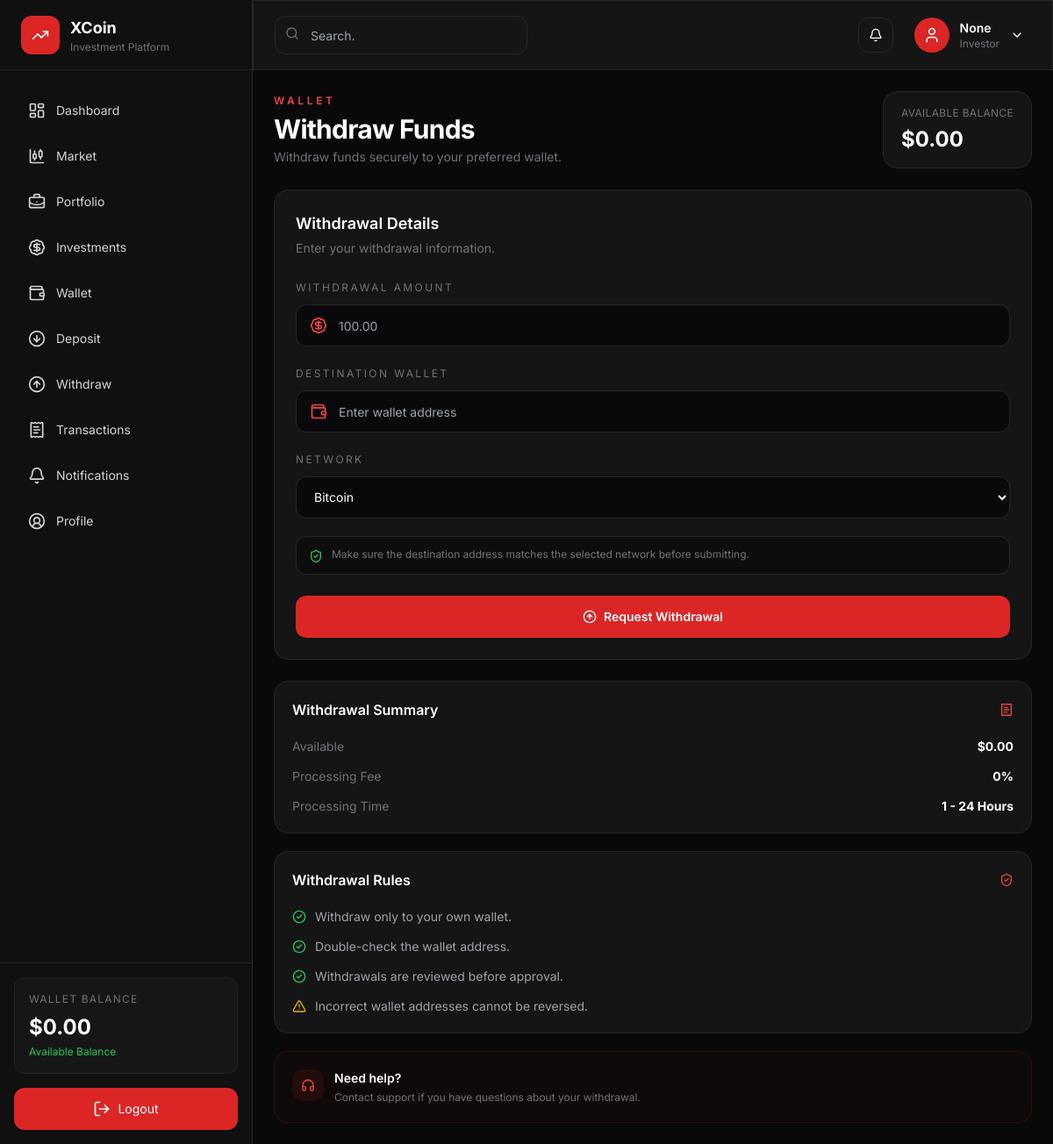
Page /withdraw/ (signed in) on the earlier database version.
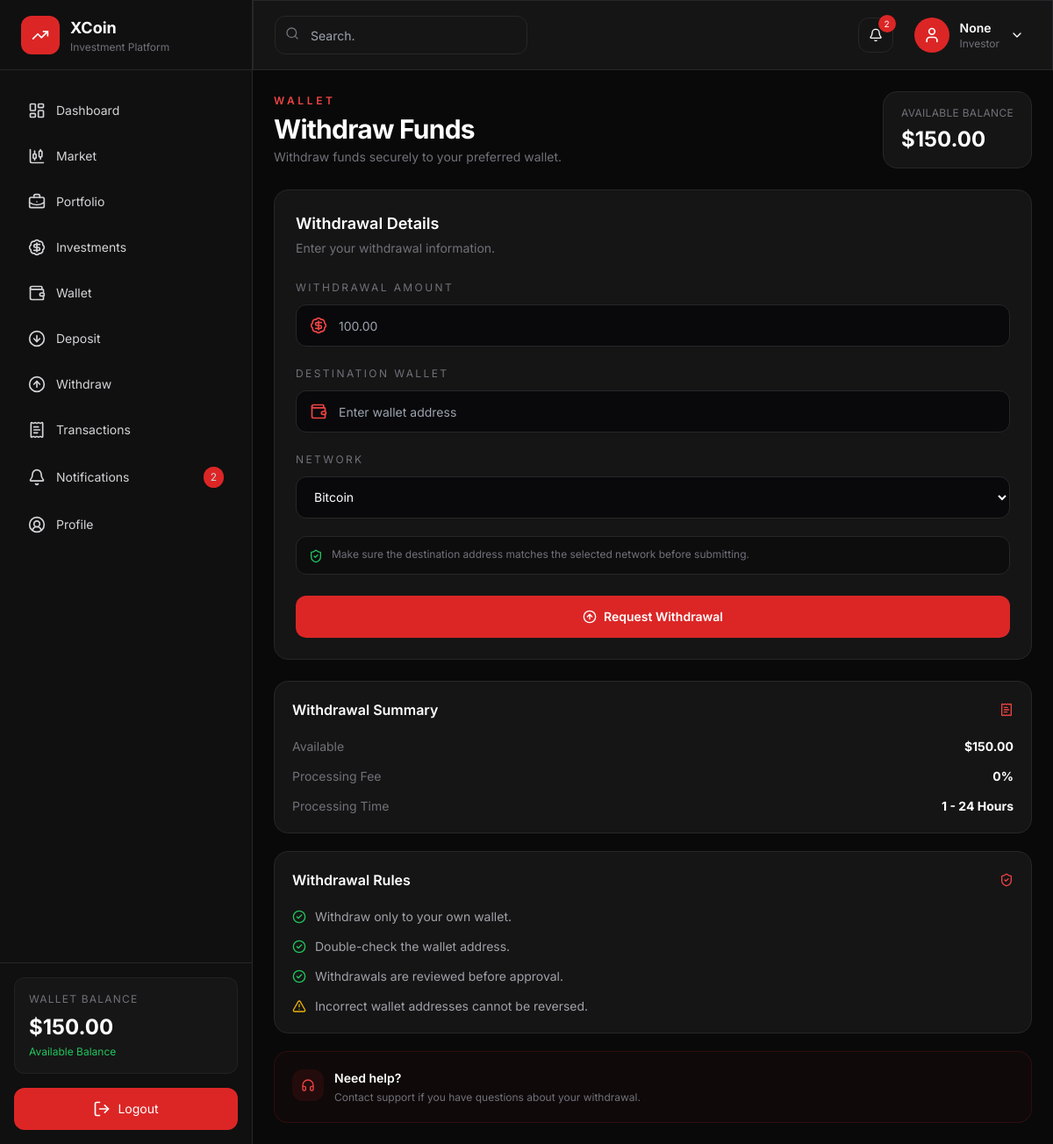
Same page on the later database version.
### xcoin/models.py (models this page shows, shortened)
class User(AbstractUser):
    username = None
    email = models.EmailField(
        unique=True
    )
    first_name = models.CharField(
        max_length=100
    )
    last_name = models.CharField(
        max_length=100
    )
    phone = models.CharField(
        max_length=20,
        unique=True
    )
    country = models.CharField(
        max_length=120,
        blank=True
    )
    avatar = CloudinaryField(
    "avatar",
    folder="xcoin/avatars",
    blank=True,
    null=True,
    )
    email_verified = models.BooleanField(
        default=False
    )
    is_verified = models.BooleanField(
        default=False
    )
    is_suspended = models.BooleanField(
        default=False
    )
    referral_code = models.CharField(
        max_length=20,
        unique=True,
        blank=True
    )
    referred_by = models.ForeignKey(
        "self",
        null=True,
        blank=True,
        on_delete=models.SET_NULL
    )
    created_at = models.DateTimeField(
        auto_now_add=True
    )
    updated_at = models.DateTimeField(
        auto_now=True
    )
    USERNAME_FIELD = "email"
    REQUIRED_FIELDS = []
    objects = UserManager()
    class Meta:
        ordering = ["-created_at"]

class Wallet(models.Model):
    user = models.OneToOneField(
        User,
        on_delete=models.CASCADE,
        related_name="wallet"
    )
    balance = models.DecimalField(
        max_digits=20,
        decimal_places=2,
        default=0
    )
    bonus = models.DecimalField(
        max_digits=20,
        decimal_places=2,
        default=0
    )
    locked_balance = models.DecimalField(
        max_digits=20,
        decimal_places=2,
        default=0,
        help_text="Funds locked in investments or pending trades"
    )
    total_deposit = models.DecimalField(
        max_digits=20,
        decimal_places=2,
        default=0
    )
    total_withdrawal = models.DecimalField(
        max_digits=20,
        decimal_places=2,
        default=0
    )
    total_profit = models.DecimalField(
        max_digits=20,
        decimal_places=2,
        default=0
    )
    total_bonus = models.DecimalField(
        max_digits=20,
        decimal_places=2,
        default=0
    )
    updated_at = models.DateTimeField(
        auto_now=True
    )
    def available_balance(self):
        return self.balance - self.locked_balance

### xcoin/views.py (the view, shortened to what this page needs)
@login_required
def withdraw(request):
    wallet = request.user.wallet
    return render(
        request,
        "withdraw.html",
        {
            "wallet": wallet,
        },
    )

### xcoin/context_processors.py (called while the page is built)
def notifications(request):
    if request.user.is_authenticated:
        unread_notifications = Notification.objects.filter(
            user=request.user,
            is_read=False
        ).count()
        latest_notifications = Notification.objects.filter(
            user=request.user
        ).order_by("-created_at")[:5]
    else:
        unread_notifications = 0
        latest_notifications = []
    return {
        "unread_notifications": unread_notifications,
        "latest_notifications": latest_notifications,
    }

### xcoin/templates/withdraw.html (shortened to what the changed rows need)
{% extends "base.html" %}
{% block content %}
<section class="w-full max-w-[1400px] mx-auto space-y-5 sm:space-y-6">
<div class="flex flex-col gap-4 sm:flex-row sm:items-center sm:justify-between">
    <div class="min-w-0">
        <h1 class="text-2xl sm:text-3xl font-bold tracking-tight mt-1.5">
            Withdraw Funds
        </h1>
    </div>
    <div class="glass border border-zinc-800 rounded-2xl px-4 sm:px-5 py-3.5 sm:py-4">
        <p class="text-[10px] sm:text-xs uppercase tracking-wide text-zinc-500">
            Available Balance
        </p>
        <h2 class="text-xl sm:text-2xl font-bold mt-1.5">
            ${{ wallet.available_balance }}
        </h2>
    </div>
</div>
<div class="grid grid-cols-1 xl:grid-cols-3 gap-4 sm:gap-5 lg:gap-6">
    <div class="xl:col-span-2">
        <form method="POST">
            <div class="glass rounded-2xl border border-zinc-800 p-4 sm:p-5 lg:p-6">
                <div>
                    <h2 class="text-base sm:text-lg font-semibold">
                        Withdrawal Details
                    </h2>
                </div>
            </div>
        </form>
    </div>
    <div class="space-y-4 sm:space-y-5">
        <div class="glass rounded-2xl border border-zinc-800 p-4 sm:p-5">
            <div class="flex items-center justify-between">
                <h2 class="text-sm sm:text-base font-semibold">
                    Withdrawal Summary
                </h2>
            </div>
            <div class="space-y-3.5 mt-5">
                <div class="flex items-center justify-between gap-3">
                    <span class="text-xs sm:text-sm text-zinc-500">
                        Available
                    </span>
                    <strong class="text-xs sm:text-sm">
                        ${{ wallet.available_balance }}
                    </strong>
                </div>
            </div>
        </div>
        <div class="glass rounded-2xl border border-zinc-800 p-4 sm:p-5">
            <div class="flex items-center justify-between">
                <h2 class="text-sm sm:text-base font-semibold">
                    Withdrawal Rules
                </h2>
            </div>
        </div>
    </div>
</div>
</section>
{% endblock %}

### xcoin/templates/base.html (shortened to what the changed rows need)
{% load static %}
{% load humanize %}
<!DOCTYPE html>
<html lang="en"
      x-data="{ sidebar:false }">
<head>
<script src="https://cdn.tailwindcss.com"></script>
<body class="text-sm overflow-x-hidden">
<div class="flex min-h-screen w-full min-w-0 overflow-x-hidden">
<aside
    :class="sidebar
        ? 'translate-x-0'
        : '-translate-x-full'"
    class="mobile-sidebar
           fixed
           lg:static
           inset-y-0
           left-0
           w-72
           shrink-0
           bg-[#101010]
           border-r
           border-zinc-800
           transition-all
           duration-300
           z-50
           lg:translate-x-0">
    <div class="h-20 flex items-center px-6 border-b border-zinc-800">
        <div class="ml-3 min-w-0">
            <h2 class="font-bold text-lg">
                XCoin
            </h2>
        </div>
    </div>
    <nav
        class="flex flex-col h-[calc(100vh-80px)] justify-between">
        <div class="px-4 py-6 space-y-2 overflow-y-auto">
            <a
                href="{% url 'notifications' %}"
                @click="sidebar=false"
                class="flex items-center justify-between px-4 py-3 rounded-xl text-sm text-zinc-300 hover:bg-red-600 hover:text-white transition">
                <div class="flex items-center gap-3">
                    <i
                        data-lucide="bell"
                        class="w-5 h-5 shrink-0">
                    </i>
                    <span>
                    </span>
                </div>
                {% if unread_notifications %}
                <span
                    class="bg-red-600 text-xs px-2 py-1 rounded-full">
                    {{ unread_notifications }}
                </span>
                {% endif %}
            </a>
        </div>
        <div class="border-t border-zinc-800 p-4">
            <div class="glass rounded-xl p-4 mb-4">
                <p class="text-xs uppercase tracking-widest text-zinc-500">
                    Wallet Balance
                </p>
                <h2 class="text-2xl font-bold mt-2">
                    ${{ request.user.wallet.balance|floatformat:2|intcomma }}
                </h2>
                <p class="text-xs text-green-500 mt-1">
                    Available Balance
                </p>
            </div>
        </div>
    </nav>
</aside>
<div class="app-main flex flex-1 flex-col overflow-x-hidden">
    <header
        class="h-20 shrink-0
               glass
               border-b
               border-zinc-800
               sticky
               top-0
               z-30">
        <div
            class="h-full flex items-center justify-between gap-3 px-3 sm:px-6">
            <div
                class="flex shrink-0 items-center gap-2 sm:gap-4">
                <div
                    class="relative"
                    x-data="{open:false}">
                    <button
                        @click="open=!open"
                        type="button"
                        class="relative
                               h-10
                               w-10
                               rounded-xl
                               bg-[#151515]
                               border
                               border-zinc-800
                               flex
                               items-center
                               justify-center
                               hover:border-red-600
                               transition">
                        <i
                            data-lucide="bell"
                            class="w-4 h-4">
                        </i>
                        {% if unread_notifications %}
                        <span
                            class="absolute
                                   -top-1
                                   -right-1
                                   h-5
                                   min-w-5
                                   px-1
                                   rounded-full
                                   bg-red-600
                                   text-[10px]
                                   flex
                                   items-center
                                   justify-center">
                            {{ unread_notifications }}
                        </span>
                        {% endif %}
                    </button>
                </div>
                <div
                    class="relative"
                    x-data="{open:false}">
                    <button
                        @click="open=!open"
                        type="button"
                        class="flex items-center gap-2 sm:gap-3 px-1 sm:px-2 py-1 rounded-xl hover:bg-zinc-900 transition">
                        <div class="hidden lg:block text-left">
                            <h3 class="text-sm font-semibold">
                                {{ request.user.username }}
                            </h3>
                            <p class="text-xs text-zinc-500">
                                Investor
                            </p>
                        </div>
                    </button>
                </div>
            </div>
        </div>
    </header>
    <main
        class="w-full
               min-w-0
               max-w-full
               flex-1
               overflow-x-hidden
               px-3
               py-5
               sm:px-6
               sm:py-6
               lg:px-6">
        {% block content %}
        {% endblock %}
    </main>
</div>
</div>
</body>
</html>

Differences in the rows shown:
changed through a linked row, User "None": user.wallet.balance "0.00" → "150.00"
changed Wallet: available_balance "0.00" → "150.00"
Other differences:
{{ unread_notifications }}: (not shown) → "2"
